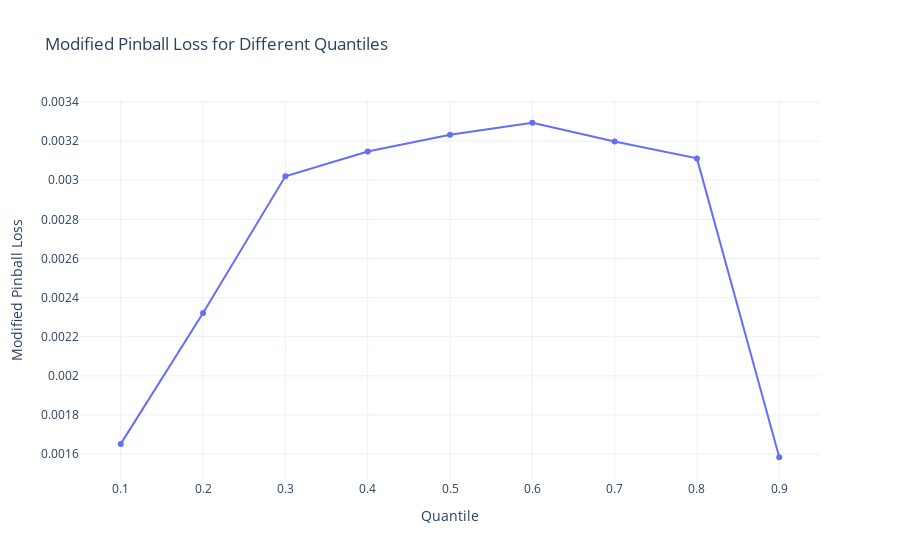

The cell this chart's notebook holds for it:
### Code cell
import plotly.express as px
# Erstellen eines DataFrames für Plotly
df = pd.DataFrame({
    'Quantile': [i/10 for i in quantiles],
    'Loss': losses
})

# Plotten der Verluste mit Plotly
fig = px.line(df, x='Quantile', y='Loss', markers=True, title='Modified Pinball Loss for Different Quantiles')
fig.update_layout(
    xaxis_title='Quantile',
    yaxis_title='Modified Pinball Loss',
    template='plotly_white'
)
fig.show()

### Figure 1 — Plotly figure (JSON) as saved in the notebook; plotly's stock layout.template omitted (floating-point values rounded to 4 significant figures)
{"data": [{"hovertemplate": "Quantile=%{x}<br>Loss=%{y}<extra></extra>", "legendgroup": "", "line": {"color": "#636efa", "dash": "solid"}, "marker": {"symbol": "circle"}, "mode": "lines+markers", "name": "", "orientation": "v", "showlegend": false, "type": "scatter", "x": [0.1, 0.2, 0.3, 0.4, 0.5, 0.6, 0.7, 0.8, 0.9], "xaxis": "x", "y": [0.001652, 0.002321, 0.00302, 0.003147, 0.003233, 0.003294, 0.003198, 0.003112, 0.001584], "yaxis": "y"}], "layout": {"legend": {"tracegroupgap": 0}, "title": {"text": "Modified Pinball Loss for Different Quantiles"}, "xaxis": {"anchor": "y", "domain": [0, 1], "title": {"text": "Quantile"}}, "yaxis": {"anchor": "x", "domain": [0, 1], "title": {"text": "Modified Pinball Loss"}}}}
